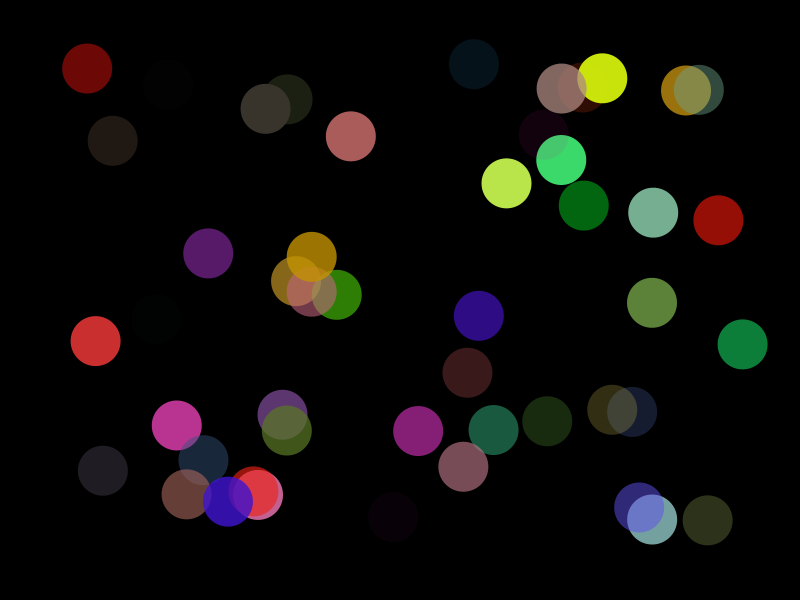
Frame 1 (no input)
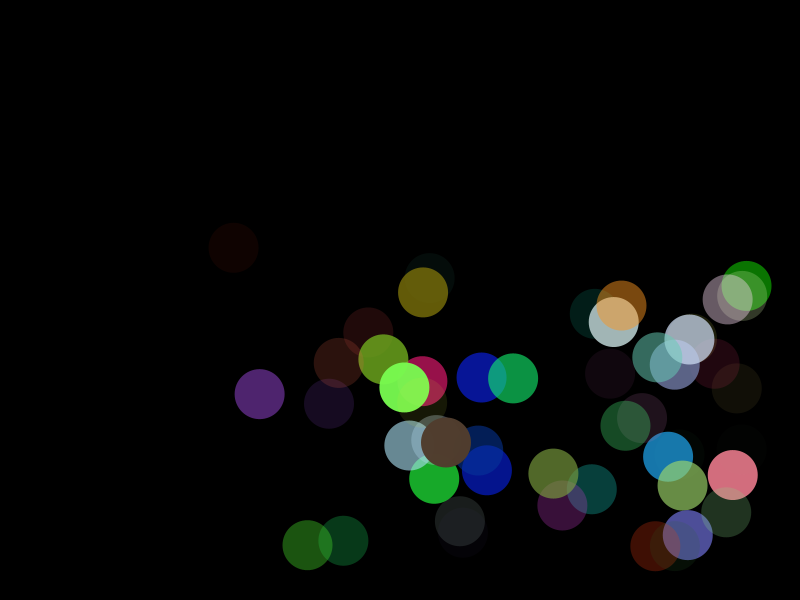
Frame 60 (the mouse pressed at the canvas centre just before this capture)
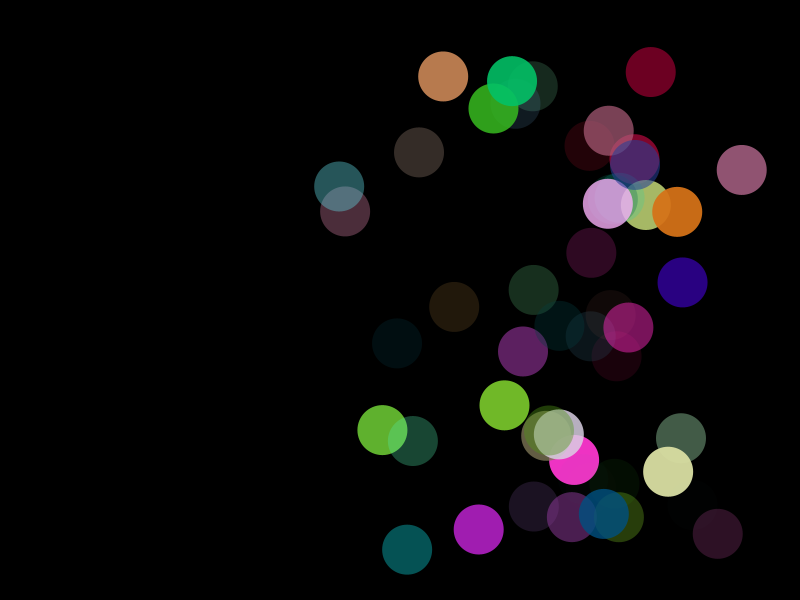
Frame 120 (the mouse held since frame 60 and released just before this capture)

The Processing sketch that drew these frames (run headless with seeded random() and noise(); from frame 60 on, the mouse is pressed at the canvas centre):

// Processing sketch: processing_33739
// ── processing_33739.pde

//Nicole Del Senno
//N00211488

int diam= 50;                             //width of the shape
int numCircle = 50;                       //number of circles

float[] xpos = new float[numCircle];      //starting position x
float[] ypos = new float[numCircle];      //starting position y

float[] velX = new float [numCircle];     //velocity of the shape
float[] velY = new float [numCircle];     //velocity of the shape

float[] r = new float [numCircle];        //r color value
float[] g = new float [numCircle];        //g color value
float[] b = new float [numCircle];        //b color value
float[] a = new float [numCircle];        //a color value

void setup(){
  size(800,600);
  noStroke();
  smooth();
  //random starting position 
  for (int i=0; i< numCircle; i++){
    xpos[i]= random(diam, width-diam);
    ypos[i]= random(diam, height-diam);
    
    velX[i] = random(2,4);
    velY[i] = random(3,5);
  }
}

void draw(){
  background(0);
  //updates the position of the shape
  for(int i=0; i<numCircle; i++){
    xpos[i] +=velX[i];
    ypos[i] +=velY[i];
    
    //set boundaries for the shapes
    if(xpos[i] < diam || xpos[i] > width-diam){
      velX[i]*=-1;
    }
    if(ypos[i] < diam || ypos[i] > height-diam){
      velY[i]*=-1;
    }
    
    //draw and random fill of the shapes
    r[i] = random(0,255);
    g[i]= random(0,255);
    b[i] = random(0,255);
    a[i] = random(0,255);
    
    fill (r[i], g[i], b[i], a[i]);
    ellipse(xpos[i], ypos[i], diam,diam);
  }
}
  
